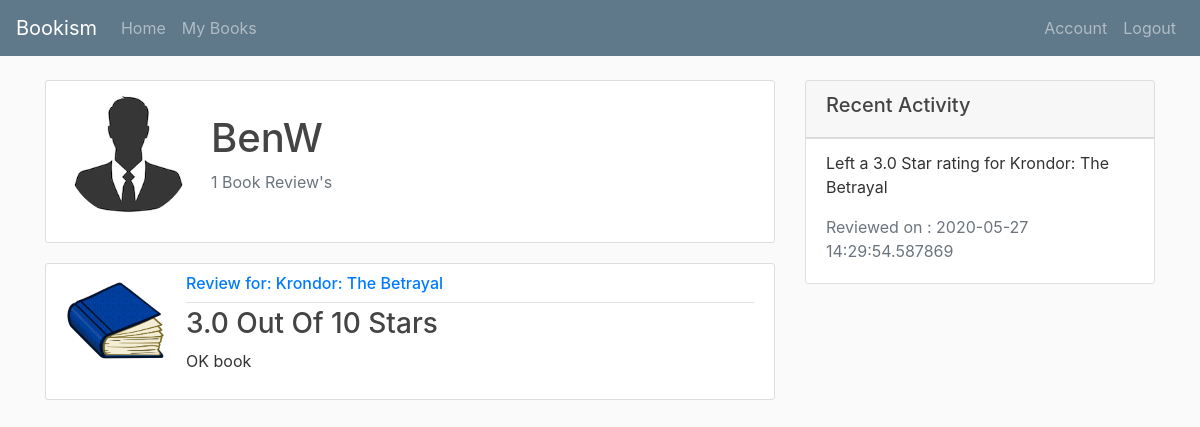
Screenshot of /user/2 (signed in) with the database file from the repository.
### project1/models.py (models this page shows)
class User(db.Model, UserMixin):
    id = db.Column(db.Integer, primary_key=True)
    name = db.Column(db.String(25), nullable=False)
    password = db.Column(db.String(60), nullable=False)
    image_file = db.Column(db.String(20), nullable=False, default='default.jpg')
    reviews = db.relationship("Review", back_populates="users")

class Review(db.Model):
    book_id = db.Column(db.String(25), db.ForeignKey('book.id'), primary_key = True)
    user_id = db.Column(db.Integer, db.ForeignKey('user.id'), primary_key = True)
    username = db.Column(db.String(25), nullable=False)
    bookname = db.Column(db.String(50), nullable=False)
    timestamp = db.Column(db.DateTime, default=datetime.utcnow)
    review = db.Column(db.Text)
    rating = db.Column(db.Float)
    books = db.relationship("Book", back_populates="reviews")
    users = db.relationship("User", back_populates="reviews")

class Book(db.Model):
    id = db.Column(db.Integer, primary_key=True)
    isbn = db.Column(db.String(25), nullable=False)
    title = db.Column(db.String(50), nullable=False)
    author = db.Column(db.String(25), nullable=False)
    year = db.Column(db.Integer, nullable=False)
    count_ratings = db.Column(db.Integer)
    overall_rating = db.Column(db.Float)
    image_file = db.Column(db.String(20), nullable=False, default='default.jpg')
    reviews = db.relationship("Review", back_populates="books")

### project1/routes.py (the view)
@app.route("/user/<int:id>")
def users(id):
    user = User.query.get(int(id))  # Get the user with the id of id
    img_file = url_for('static', filename=f'profile_pics/{user.image_file}')
    user_prof = False  # Used to determine if the user page is the current users page
    if current_user.id == id:
        user_prof = True
    review_count = len(user.reviews) # Holds the number of reviews for the user
    activity_list = []               # Used for the recent activity section for the user
    count = 0                        # Used to limit the amount of activities to 5
    while ((count < 5) and (count < review_count)):
        activity_list.append(user.reviews[-(count+1)])
        count += 1
    reviews = Review.query.filter_by(user_id=user.id).order_by(desc(Review.timestamp)).all()
    return render_template('user.html', user=user,
        count=review_count, img=img_file, user_prof=user_prof,
        activity_list=activity_list, reviews=reviews)

### project1/models.py (called while the page is built)
@login_manager.user_loader
def load_user(user_id):
    return User.query.get(int(user_id))

### project1/templates/user.html (shortened to what this page needs)
{% extends "index.html" %}
{% block body %}
<div class="col-md-8">
  <div class="container content-section">
    <div class="media align-items-center">
      <img src="{{ img }}" class="rounded-circle account-img" width="80">
      <div class="media-body">
        <h2 class="account-heading">{{ user.name }}</h2>
        <p class="text-secondary">{{ count }} Book Review's</p>
      </div>
    </div>
  </div>
  {% for r in reviews %}
    <article class="media content-section">
      <img src="/static/book_pics/{{ r.books.image_file }}" width="100">
      <div class="media-body review-body">
        <div class="article-metadata">
          <h6 class="mr-2">
            <a href="{{ url_for('book', id=r.book_id) }}">Review for: {{ r.bookname }}</a>
          </h6>
        </div>
        <h3 class="article-title">{{ r.rating }} Out Of 10 Stars</h3>
        <p class="article-content">{{ r.review }}</p>
      </div>
    </article>
  {% endfor %}
</div>
<div class="col-md-4">
  <div class="card">
    <div class="card-header">
      <h5>Recent Activity</h5>
    </div>
    <ul class="list-group list-group-flush">
      {% for activity in activity_list %}
        <li class="list-group-item">
          <p>Left a {{ activity.rating }} Star rating for {{ activity.books.title }}</p>
          <p class="mb-2 text-muted">Reviewed on : {{ activity.timestamp }}</p>
        </li>
      {% endfor %}
    </ul>
  </div>
</div>
{% endblock %}

### project1/static/main.css (style rules this page uses)
body { background-color: #fafafa; color: #333333; margin-top: 5rem; }
h1, h2, h3, h4, h5, h6 { color: #444444; }
.content-section { background: #ffffff; padding: 10px 20px; border: 1px solid #dddddd; border-radius: 3px; margin-bottom: 20px; }
.article-title { color: #444444; }
.article-content { white-space: pre-line; }
.article-metadata { padding-bottom: 1px; margin-bottom: 4px; border-bottom: 1px solid #e3e3e3 }
.account-img { height: 125px; width: 125px; margin-right: 20px; margin-bottom: 16px; }
.account-heading { font-size: 2.5rem; }
.review-body { margin-left: 20px; }

### rows the page displays
User: name "BenW"
Review: books.image_file (placeholder picture), bookname "Krondor: The Betrayal", rating "3.0", review "OK book", books "Krondor: The Betrayal", timestamp "2020-05-27 14:29:54.587869"

### other values shown
{{ count }} "1"
